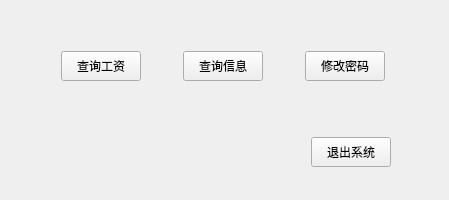
<?xml version="1.0" encoding="UTF-8"?>
<ui version="4.0">
 <class>MainWidget</class>
 <widget class="QWidget" name="MainWidget">
  <property name="geometry">
   <rect>
    <x>0</x>
    <y>0</y>
    <width>449</width>
    <height>200</height>
   </rect>
  </property>
  <property name="windowTitle">
   <string>操作界面</string>
  </property>
  <widget class="QPushButton" name="query_sala_btn">
   <property name="geometry">
    <rect>
     <x>61</x>
     <y>51</y>
     <width>80</width>
     <height>30</height>
    </rect>
   </property>
   <property name="text">
    <string>查询工资</string>
   </property>
  </widget>
  <widget class="QPushButton" name="quary_info_btn">
   <property name="geometry">
    <rect>
     <x>183</x>
     <y>51</y>
     <width>80</width>
     <height>30</height>
    </rect>
   </property>
   <property name="text">
    <string>查询信息</string>
   </property>
  </widget>
  <widget class="QPushButton" name="change_pass_btn">
   <property name="geometry">
    <rect>
     <x>305</x>
     <y>51</y>
     <width>80</width>
     <height>30</height>
    </rect>
   </property>
   <property name="text">
    <string>修改密码</string>
   </property>
  </widget>
  <widget class="QPushButton" name="logout_btn">
   <property name="geometry">
    <rect>
     <x>311</x>
     <y>137</y>
     <width>80</width>
     <height>30</height>
    </rect>
   </property>
   <property name="text">
    <string>退出系统</string>
   </property>
  </widget>
 </widget>
 <layoutdefault spacing="6" margin="11"/>
 <resources/>
 <connections>
  <connection>
   <sender>logout_btn</sender>
   <signal>clicked()</signal>
   <receiver>MainWidget</receiver>
   <slot>close()</slot>
   <hints>
    <hint type="sourcelabel">
     <x>405</x>
     <y>304</y>
    </hint>
    <hint type="destinationlabel">
     <x>252</x>
     <y>179</y>
    </hint>
   </hints>
  </connection>
 </connections>
</ui>
